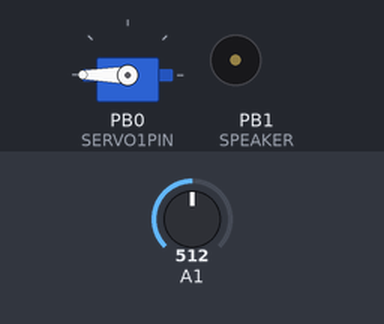
This sketch was run on a simulated ATtiny85, built with avr-gcc and run on an emulated ATtiny85. Parts: servo, buzzer (waves = sounding). The test bench sets the inputs (shaded band); at power-on: A1 = 512.

Above: at 2.0 s.
2.1 s: A1 set to 781
6.5 s: A1 set to 813
At 7.3 s:
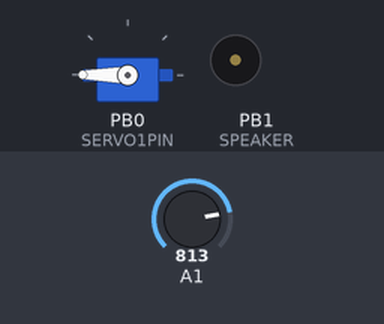
8.1 s: A1 set to 790
At 12.0 s:
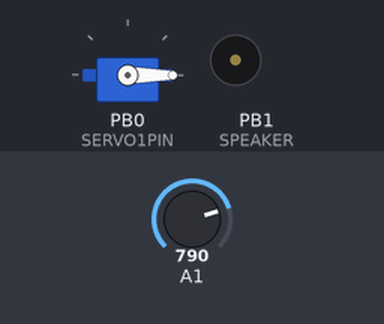
12.1 s: A1 set to 810
At 12.6 s:
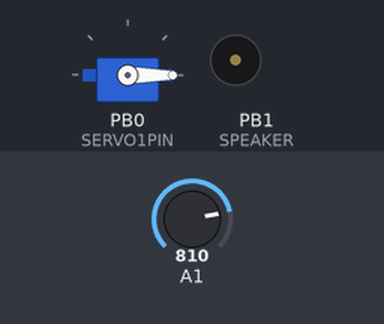
Timing chart, 0 to 14.7 s (numbered marks = the images above; inputs shaded):
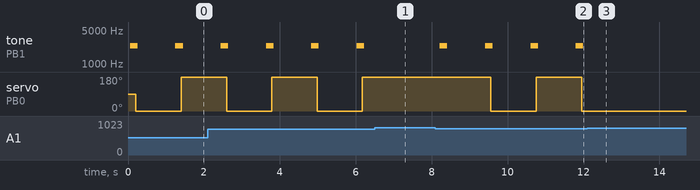

The sketch:

Chapter6_05Animal.ino
```cpp
/*  Trinket Animal

   From Chapter 6 of Getting Started with Trinket by Mike Barela, 2014
   Version 1.0 - Initial Version
*/
#include <Adafruit_SoftServo.h> // SoftwareServo (works on non PWM pins)

#define SERVO1PIN 0     // Servo control line (orange) on Trinket Pin #0
#define SPEAKER   1     // Piezo Speaker on Pin #1
#define PHOTOCELL 1     // CdS photocell on Pin #2 (Analog Pin 1)

Adafruit_SoftServo myServo1; // create servo object
int16_t servoPosition;       // servo position

void setup() {
  OCR0A = 0xAF;         // <1>
  TIMSK |= _BV(OCIE0A);

  servoPosition = 90;            // Tell servo to go to midway
  myServo1.attach(SERVO1PIN);    // Attach the servo to pin 0 on Trinket
  myServo1.write(servoPosition); // and move servo
  delay(15);               // Wait 15ms for servo to reach the position
  pinMode(SPEAKER,OUTPUT); // <2>
}

void loop() {
  uint16_t light_reading;
  if(servoPosition != 0)  // <3>
    servoPosition = 0;    // if it's up, go down & vice versa
  else
    servoPosition = 180;
  light_reading = analogRead(PHOTOCELL); // <4>
  if(light_reading < 800) { // if the photocell is dark, we're petting
    chirp();                //   the animal, so make sound ...
    myServo1.write(servoPosition); // and tell servo to move
  }
  delay(1000); // wait between chirps (can be changed)
}

void chirp() {  // Generate the Bird Chirp sound
  for(uint8_t i=200; i>180; i--)
  playTone(i,9);
}

void playTone(int16_t tonevalue, int duration) {  // <5>
  for (long i = 0; i < duration * 1000L; i += tonevalue * 2) {
    digitalWrite(SPEAKER, HIGH);
    delayMicroseconds(tonevalue);
    digitalWrite(SPEAKER, LOW);
    delayMicroseconds(tonevalue);
  }
}

volatile uint8_t counter = 0;  // <6>
SIGNAL(TIMER0_COMPA_vect) {
  // this gets called every 2 milliseconds
  counter += 2;
  // every 20 milliseconds, refresh the servos!
  if (counter >= 20) {
    counter = 0;
    myServo1.refresh();
  }
}
/*
<1> This code sets up the servo reffresh timer
<2> Forgetting to set the speaker as an output makes the sound not come out
<3> The servo position is changed every loop but only written if petting animal.
<4> Read the photocell, if the light is below a certain value, something is
blocking it and this is how we determine the animal is being petted.
<5> Toggles a pin to play a tone on a piezo speaker
<6> This routine refreshes the servos every 20 milliseconds as required.
*/
```

Measured:
- the behaviour switches between 799 and 800 on A1 (found by bisection; images 0 and 1)
- after the input at 6.5 s, tone on PB1 (SPEAKER): stays silent (without the input it goes to 2400 Hz after 0.72 s); servo on PB0 (SERVO1PIN): stays 180° (without the input it goes to 0° after 0.87 s)
- after the input at 8.1 s, tone on PB1 (SPEAKER): alternates 2400 Hz for 0.20 s and silent for 0.99 s, starting after 0.12 s; servo on PB0 (SERVO1PIN): 180° → 0° after 1.5 s, → 180° 1.2 s later, → 0° 1.2 s later
- after the input at 12.1 s, tone on PB1 (SPEAKER): stops changing and stays silent; servo on PB0 (SERVO1PIN): stays 0° (without the input it goes to 180° after 1.0 s)
- by itself, tone on PB1 (SPEAKER): alternates 2400 Hz for 0.20 s and silent for 0.99 s
- by itself, servo on PB0 (SERVO1PIN): alternates 180° for 1.2 s and 0° for 1.2 s
